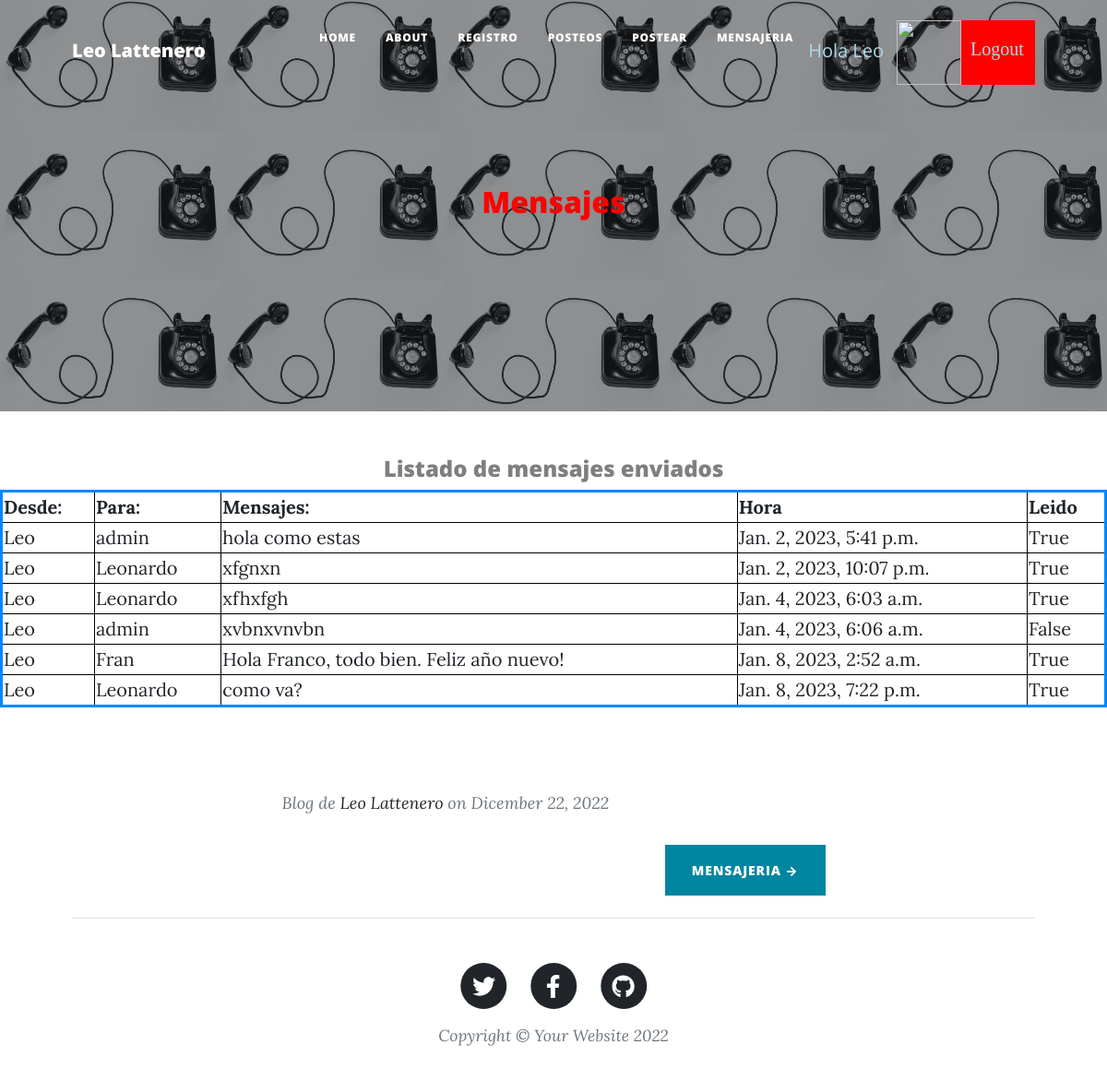
/chat/mensajeEnviado (signed in), run on the app's committed database.
### Chat/models.py (models this page shows)
class Mensaje(models.Model):
    enviar = models.ForeignKey(User, on_delete=models.CASCADE, related_name='sender')
    recibir = models.ForeignKey(User, on_delete=models.CASCADE, related_name='receiver')
    mensaje = models.TextField(max_length=5000)
    hora = models.DateTimeField(auto_now_add=True)
    leido = models.BooleanField(default=False)
    def __str__(self):
        return  str(self.leido) + " "+ self.mensaje + " "+ str(self.hora)

### Chat/views.py (the view)
# urls.py: path("mensajeEnviado", MensajeEnviado , name = "MensajeEnviado"),
def MensajeEnviado(request):
    usuario = request.user
    herram = Mensaje.objects.filter(enviar = usuario)
    print(herram)
    return render(request, "MensajeEnviado.html", {"mensajes": herram, "imagen": obtenerAvatar(request)})

### AppLogin/views.py (called while the page is built)
def obtenerAvatar(request):
    if request.user.is_authenticated:
        lista=Avatar.objects.filter(user=request.user)
        if len(lista)!=0:
            imagen=lista[0].imagen.url
        else:
            imagen="/media/avatares/avatarpordefecto.jpg"
        return imagen

### Chat/templates/MensajeEnviado.html (shortened to what this page needs)
{% extends "inicioChat.html" %}
{% load static %}
{% block titulo %}
<h2 style="color:red" >Mensajes </h2>
{% endblock %}
{% block contenido_que_cambia %}
<h4 class="text-black-50" style="text-align: center;">Listado de mensajes enviados</h4>
<table width="100%" style="border: 3px solid rgb(0, 136, 255);">
    <tr>
        <th>Desde:      </th>
        <th>Para:       </th>
        <th>Mensajes:   </th>
        <th>Hora        </th>
        <th>Leido       </th>
    </tr>
    {% for indice in mensajes %}
    <tr>
        <td>{{ indice.enviar }}</td>
        <td> {{ indice.recibir }}</td>
        <td style="text-align: left;">{{ indice.mensaje }}</td>
        <td>{{ indice.hora }}</td>
        <td>{{ indice.leido }}</td>
    </tr>
    {% endfor %}
</table>
<br>
<br>
{% endblock %}

### Chat/templates/inicioChat.html (shortened to what this page needs)
<!DOCTYPE html>
<html lang="en">
    <head>
        {% load static %}
        <link href="{% static 'css/styles.css' %}" rel="stylesheet" />
    </head>
    <body>
        <nav class="navbar navbar-expand-lg navbar-light" id="mainNav">
            <div class="container px-4 px-lg-5">
                <a class="navbar-brand" href="{% url 'about' %}">Leo Lattenero </a>
                <div class="collapse navbar-collapse" id="navbarResponsive">
                    <ul class="navbar-nav ms-auto py-4 py-lg-0">
                        <li class="nav-item"><a class="nav-link px-lg-3 py-3 py-lg-4" href="{% url 'inicioRut' %}">Home</a></li>
                        <li class="nav-item"><a class="nav-link px-lg-3 py-3 py-lg-4" href="{% url 'about' %}">About</a></li>
                        <li class="nav-item"><a class="nav-link px-lg-3 py-3 py-lg-4" href="{% url 'register' %}">Registro</a></li>
                        {% if user.is_authenticated %}
                        <li class="nav-item"><a class="nav-link px-lg-3 py-3 py-lg-4" href="{% url 'posteos' %}">Posteos</a></li>
                        <li class="nav-item"><a class="nav-link px-lg-3 py-3 py-lg-4" href="{% url 'posteoForm' %}">Postear</a></li>
                        <li class="nav-item"><a class="nav-link px-lg-3 py-3 py-lg-4" href="{% url 'mensajeFormulario' %}">Mensajeria</a></li>
                        <p style="color: lightblue"> Hola   {{ user.username }}</p>
                        <img src="{{ imagen }}" class="img" alt="">
                        <a class="bot2" href="{% url 'logout' %}">Logout</a>
                        {% else %}
                        <a class="bot" href="{% url 'login' %}">Login</a>
                        {% endif %}
                    </ul>
                </div>
            </div>
        </nav>
        <header class="masthead" style="background-size:20% 36% ;background-repeat: repeat;  background-image: url('../static/assets/img/contact-bg.jpg')">
            <div class="container position-relative px-4 px-lg-5">
                <div class="row gx-4 gx-lg-5 justify-content-center">
                    <div class="col-md-10 col-lg-8 col-xl-7">
                        <div class="site-heading">
                            {% block titulo %}
                            {% endblock %}
                        </div>
                    </div>
                </div>
            </div>
        </header>
        {% block contenido_que_cambia %}
        {% endblock %}
        <div class="container px-4 px-lg-5">
            <div class="row gx-4 gx-lg-5 justify-content-center">
                <div class="col-md-10 col-lg-8 col-xl-7">
                    <div class="post-preview">
                        <p class="post-meta">
                            Blog de
                            <a href="{% url 'about' %}">Leo Lattenero </a>
                            on Dicember 22, 2022
                        </p>
                    <div class="d-flex justify-content-end mb-4"><a class="btn btn-primary text-uppercase" href="{% url 'mensajeFormulario' %}"> Mensajeria →</a></div>
                </div>
            </div>
        </div>
        <footer class="border-top">
            <div class="container px-4 px-lg-5">
                <div class="row gx-4 gx-lg-5 justify-content-center">
                    <div class="col-md-10 col-lg-8 col-xl-7">
                        <ul class="list-inline text-center">
                            <li class="list-inline-item">
                                <a href="https://twitter.com/LeonardoLatten1" target="_blank">
                                    <span class="fa-stack fa-lg">
                                        <i class="fas fa-circle fa-stack-2x"></i>
                                        <i class="fab fa-twitter fa-stack-1x fa-inverse"></i>
                                    </span>
                                </a>
                            </li>
                            <li class="list-inline-item">
                                <a href="https://www.facebook.com/leonardo.lattenero" target="_blank">
                                    <span class="fa-stack fa-lg">
                                        <i class="fas fa-circle fa-stack-2x"></i>
                                        <i class="fab fa-facebook-f fa-stack-1x fa-inverse" ></i>
                                    </span>
                                </a>
                            </li>
                            <li class="list-inline-item">
                                <a href="https://github.com/LeoLatt" target="_blank">
                                    <span class="fa-stack fa-lg">
                                        <i class="fas fa-circle fa-stack-2x"></i>
                                        <i class="fab fa-github fa-stack-1x fa-inverse"></i>
                                    </span>
                                </a>
                            </li>
                        </ul>
                        <div class="small text-center text-muted fst-italic">Copyright &copy; Your Website 2022</div>
                    </div>
                </div>
            </div>
        </footer>
    </body>
</html>

### Chat/templates/inicioChat.html (style rules this page uses)
.img { margin-top: 14px; margin-left: 14px; width: 70px; height: 70px; }
.bot2 { display: inline-block; margin-top: 14px; background-color: red; font-family:'Times New Roman', Times, serif; width: 80px; height: 70px; padding: 16px 10px; color:lightblue; }

### Chat/templates/MensajeEnviado.html (style rules this page uses)
th, td { border: 1px groove black; }

### data on the page
Mensaje: enviar "Leo", recibir "admin", mensaje "hola como estas", hora "Jan. 2, 2023, 5:41 p.m.", leido "True"
Mensaje: enviar "Leo", recibir "Leonardo", mensaje "xfgnxn", hora "Jan. 2, 2023, 10:07 p.m.", leido "True"
Mensaje: enviar "Leo", recibir "Leonardo", mensaje "xfhxfgh", hora "Jan. 4, 2023, 6:03 a.m.", leido "True"
Mensaje: enviar "Leo", recibir "admin", mensaje "xvbnxvnvbn", hora "Jan. 4, 2023, 6:06 a.m.", leido "False"
Mensaje: enviar "Leo", recibir "Fran", mensaje "Hola Franco, todo bien. Feliz año nuevo!", hora "Jan. 8, 2023, 2:52 a.m.", leido "True"
Mensaje: enviar "Leo", recibir "Leonardo", mensaje "como va?", hora "Jan. 8, 2023, 7:22 p.m.", leido "True"

### other printed values
{{ user.username }} "Leo"
